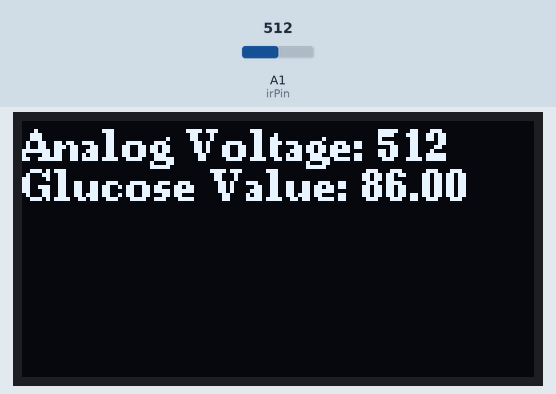
Recording of a sketch running on a simulated Arduino Uno, built with avr-gcc and run on an emulated ATmega328P. On the bench: 128×64 one-colour display. Inputs (shaded band) come from the test bench; at power-on: A1 (irPin) = 512. What the sketch prints to the serial monitor is not drawn.

Above: at 1.2 s.
1.3 s: A1 (irPin) set to 308
At 2.4 s:
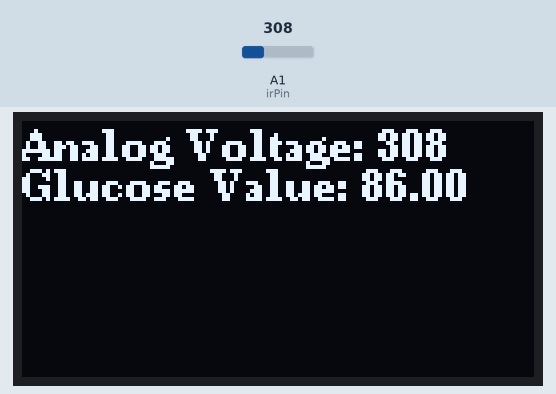
3.3 s: A1 (irPin) set to 324
At 3.9 s:
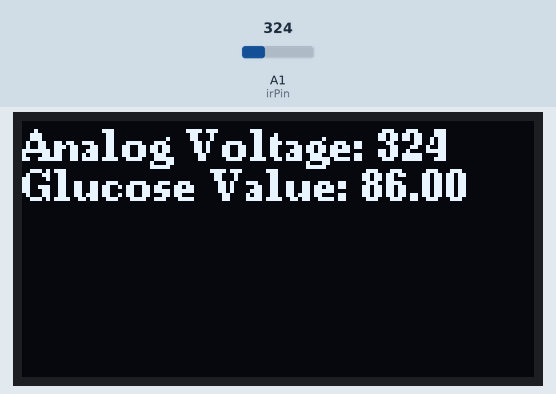
5.0 s: A1 (irPin) set to 306
At 6.6 s:
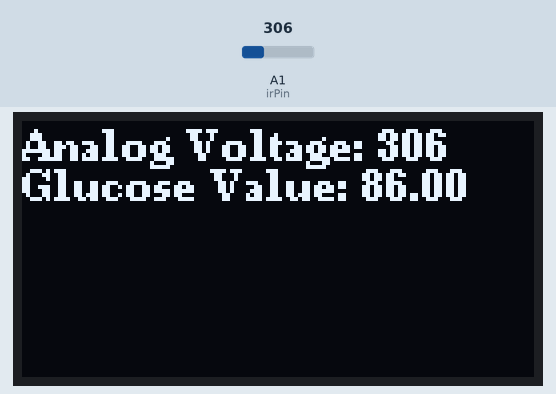
Timing chart, 0 to 8.1 s (numbered marks = the images above; inputs shaded):
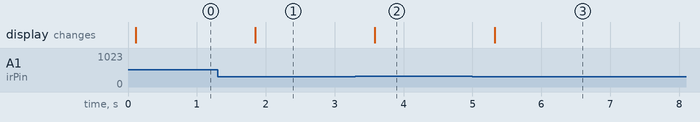

Measured:
- after the input at 1.3 s, the display: changes after 0.55 s (image 1)
- after the input at 3.3 s, the display: changes after 0.28 s (image 2)
- after the input at 5.0 s, the display: changes after 0.32 s (image 3)

The sketch:

Final_ard-oled-ir-model.ino
```cpp
#include <U8g2lib.h>
#include "DTmodel.h"

// Define the pins for your OLED display
#define OLED_SDA A4
#define OLED_SCL A5

U8G2_SSD1306_128X64_NONAME_F_HW_I2C u8g2(U8G2_R0, /* reset=*/ U8X8_PIN_NONE, OLED_SCL, OLED_SDA);

int irPin = A1;

void setup() {
  pinMode(irPin, INPUT);
  u8g2.begin();
  Serial.begin(9600);
}

void loop() {
  // Read the analog voltage directly from the sensor pin
  int sensorValue = analogRead(irPin);

  // Pass the sensor value directly to the score function
  double glucoseValue = score(analogRead(irPin)); // Assuming score() takes the sensor value and returns the mapped glucose value

  // Print values to serial monitor
  Serial.print("Analog Voltage: ");
  Serial.println(sensorValue);
  Serial.print("Mapped Glucose Value: ");
  Serial.println(glucoseValue);

  // Display values on OLED
  u8g2.firstPage();
  do {
    u8g2.setFont(u8g2_font_ncenB08_tr);
    u8g2.setCursor(0, 10);
    u8g2.print("Analog Voltage: ");
    u8g2.print(sensorValue);
    u8g2.setCursor(0, 20); // Set cursor below IR value
    u8g2.print("Glucose Value: ");
    u8g2.print(glucoseValue);
  } while (u8g2.nextPage());

  delay(500);
}
```

DTmodel.h
```cpp
double score(double * input) {
    double var0;
    if (input[0] <= 315.5) {
        if (input[0] <= 310.5) {
            var0 = 86.0;
        } else {
            if (input[0] <= 312.5) {
                var0 = 121.0;
            } else {
                if (input[0] <= 314.5) {
                    var0 = 96.0;
                } else {
                    var0 = 93.0;
                }
            }
        }
    } else {
        if (input[0] <= 318.0) {
            if (input[0] <= 316.5) {
                var0 = 123.0;
            } else {
                var0 = 118.0;
            }
        } else {
            var0 = 108.0;
        }
    }
    return var0;
}
```
